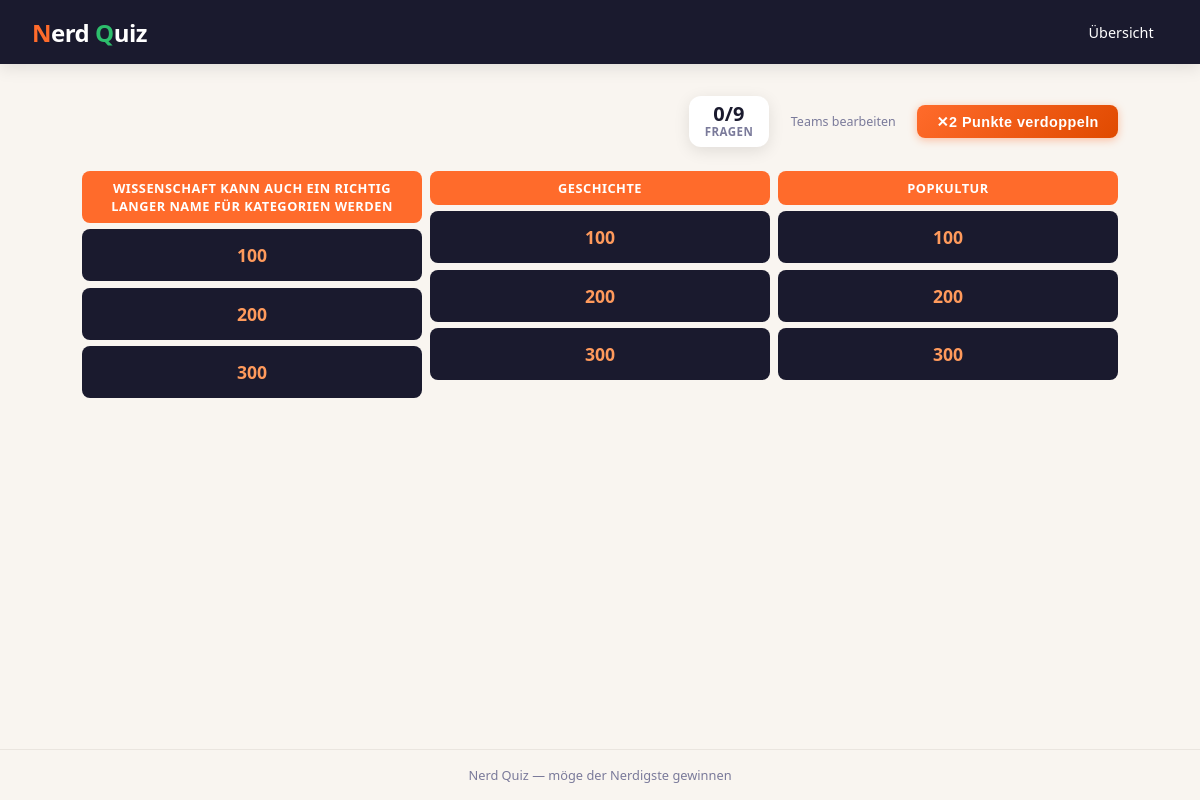
Screenshot of /session/7/play/ with the database file from the repository.
### app/models.py (models this page shows, shortened)
class Category(models.Model):
    quiz = models.ForeignKey(Quiz, on_delete=models.CASCADE, related_name='categories')
    name = models.CharField(max_length=200)

class Question(models.Model):
    category = models.ForeignKey(Category, on_delete=models.CASCADE, related_name='questions')
    text = models.TextField()
    base_points = models.PositiveIntegerField(default=100)
    image = models.ImageField(upload_to='questions/images/', blank=True, null=True)
    video_url = models.URLField(blank=True, null=True)
    answer_notes = models.TextField(blank=True)

### app/views.py (the view)
# urls.py: path('session/<int:session_pk>/play/', views.play, name='play'),
def play(request, session_pk):
    session = get_object_or_404(
        GameSession.objects.select_related('quiz'),
        pk=session_pk,
    )
    categories = session.quiz.categories.prefetch_related(
        Prefetch('questions', queryset=Question.objects.order_by('base_points'))
    )
    scores = Score.objects.filter(session=session).select_related('team')
    answered = {s.question_id: s for s in scores}
    team_scores = session.teams.annotate(
        total=Sum('scores__points')
    ).order_by('-total')
    total_questions = Question.objects.filter(category__quiz=session.quiz).count()
    answered_count = len(answered)
    selected_question = None
    q_pk = request.GET.get('question')
    if q_pk:
        selected_question = get_object_or_404(
            Question, pk=q_pk, category__quiz=session.quiz
        )
    return render(request, 'play.html', {
        'session': session,
        'categories': categories,
        'answered': answered,
        'team_scores': team_scores,
        'selected_question': selected_question,
        'multiplier': 2 if session.points_doubled else 1,
        'total_questions': total_questions,
        'answered_count': answered_count,
    })

### app/templatetags/quiz_extras.py (called while the page is built)
@register.filter
def get_item(dictionary, key):
    return dictionary.get(key)

@register.filter
def multiply(value, arg):
    return value * arg

### app/templates/play.html (shortened to what this page needs)
{% extends "base.html" %}
{% load quiz_extras %}
{% block content %}
<div class="scoreboard">
    <div style="margin-left:auto; display:flex; flex-direction:column; align-items:center; align-self:center; background:var(--white); border-radius:var(--radius); padding:0.5rem 1rem; box-shadow:var(--shadow); min-width:80px;">
        <span style="font-size:1.25rem; font-weight:800; color:var(--dark); line-height:1;">{{ answered_count }}/{{ total_questions }}</span>
        <span style="font-size:0.72rem; font-weight:600; color:var(--muted); text-transform:uppercase; letter-spacing:0.04em;">Fragen</span>
    </div>
    <a href="{% url 'play_add_teams' session_pk=session.pk %}"
       style="font-size:0.78rem; color:var(--muted); text-decoration:none; align-self:center; padding:0.3rem 0.6rem; border-radius:6px; transition:background 0.15s;"
       onmouseover="this.style.background='#EAE5DF'" onmouseout="this.style.background='transparent'">
        Teams bearbeiten
    </a>
    <div>
        <form method="post" action="{% url 'play_double_points' session.pk %}">
            {% if session.points_doubled %}
            <input type="hidden" name="reset" value="1">
            <button type="submit" class="btn double-btn double-btn--active">✕2 Aktiv</button>
            {% else %}
            <button type="submit" class="btn double-btn">✕2 Punkte verdoppeln</button>
            {% endif %}
        </form>
    </div>
</div>
<div class="board">
    {% for category in categories %}
    <div class="board-col">
        <div class="board-header">{{ category.name }}</div>
        {% for question in category.questions.all %}
        {% with score=answered|get_item:question.pk %}
        {% if score %}
        <div class="board-tile board-tile--done">
            <span class="tile-pts">{{ score.effective_points }}</span>
            {% if score.team %}<span class="tile-winner">{{ score.team.name }}</span>{% endif %}
        </div>
        {% else %}
        <a href="?question={{ question.pk }}" class="board-tile">
            <span class="tile-pts">{{ question.base_points|multiply:multiplier }}</span>
        </a>
        {% endif %}
        {% endwith %}
        {% empty %}
        <div class="board-tile board-tile--empty">—</div>
        {% endfor %}
    </div>
    {% endfor %}
</div>
{% endblock %}

### app/templates/base.html (style rules this page uses)
:root { --orange: #FF6B2B; --orange-light: #FF9A5C; --orange-pale: #FFF0E8; --green: #2DBE6C; --green-light: #5DD68E; --green-pale: #E8FBF1; --dark: #1A1A2E; --text: #2C2C3E; --muted: #7A7A9A; --white: #FFFFFF; --radius: 12px; --shadow: 0 4px 16px rgba(0,0,0,0.10); }
* { box-sizing: border-box; margin: 0; padding: 0; }
body { font-family: 'Segoe UI', system-ui, sans-serif; background-color: #F9F5F0; color: var(--text); min-height: 100vh; display: flex; flex-direction: column; }
.btn { display: inline-block; padding: 0.55rem 1.2rem; border-radius: 8px; font-size: 0.9rem; font-weight: 600; cursor: pointer; border: none; text-decoration: none; transition: filter 0.15s, transform 0.1s; }

### app/templates/play.html (style rules this page uses)
.scoreboard { display: flex; gap: 0.75rem; margin-bottom: 1.5rem; flex-wrap: wrap; align-items: center; }
.board { display: flex; gap: 0.5rem; }
.board-col { flex: 1; display: flex; flex-direction: column; gap: 0.4rem; min-width: 0; }
.board-header { background: var(--orange); color: var(--white); font-weight: 800; font-size: 0.8rem; text-transform: uppercase; letter-spacing: 0.04em; text-align: center; padding: 0.5rem 0.4rem; border-radius: 8px; }
.board-tile { background: var(--dark); color: var(--orange-light); font-size: 1.1rem; font-weight: 800; text-align: center; padding: 0.75rem 0.25rem; border-radius: 8px; text-decoration: none; display: flex; flex-direction: column; align-items: center; gap: 0.2rem; transition: background 0.15s, transform 0.1s; border: 2px solid transparent; }
.double-btn { background: linear-gradient(135deg, var(--orange), #E04A00); color: var(--white); font-weight: 800; font-size: 0.9rem; letter-spacing: 0.03em; box-shadow: 0 2px 8px rgba(255,107,43,0.4); }

### rows the page displays
Category: name "WISSENSCHAFT KANN AUCH EIN RICHTIG LANGER NAME FÜR KATEGORIEN WERDEN"
Question: base_points|multiply "100"
Question: base_points|multiply "200"
Question: base_points|multiply "300"
Category: name "GESCHICHTE"
Question: base_points|multiply "100"
Question: base_points|multiply "200"
Question: base_points|multiply "300"
Category: name "POPKULTUR"
Question: base_points|multiply "100"
Question: base_points|multiply "200"
Question: base_points|multiply "300"

### other values shown
{{ answered_count }} "0"
{{ total_questions }} "9"
